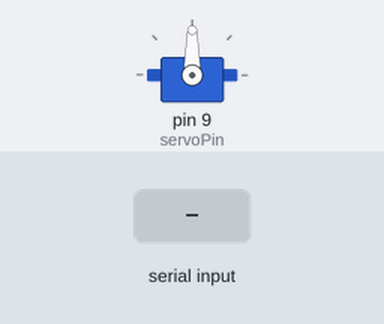
A sketch run on a simulated Arduino Uno, built with avr-gcc and run on an emulated ATmega328P. On the bench: servo. The inputs (shaded band) are chosen by the test bench.

Above: at 2.2 s.
2.3 s: "90,45\n" received over Serial
At 2.76 s:
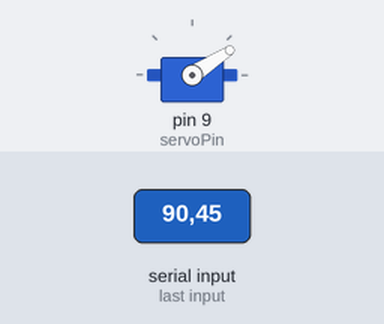
4.6 s: "30,150\n" received over Serial
At 6.58 s:
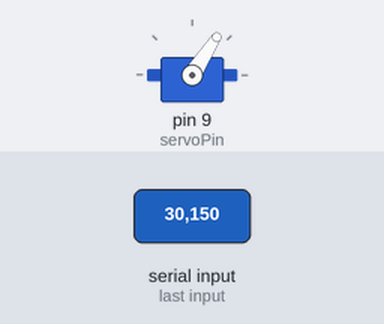
7.6 s: "1\n" received over Serial
At 8.06 s:
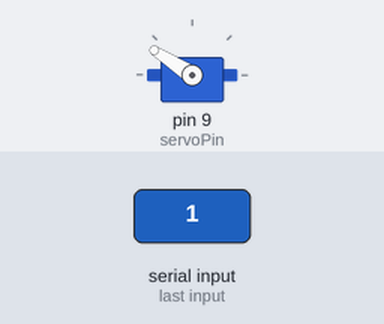
Timing chart, 0 to 10.6 s (numbered marks = the images above; inputs shaded):
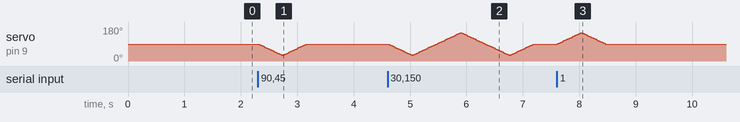

The sketch:

servo_control.ino
```cpp
#include <Servo.h>

Servo myservo;

#define servoPin 9


int value = 0;
int angle = 0;


void setup() {
  Serial.begin(9600);
  myservo.attach(servoPin);
  myservo.write(90);
  delay(1000);
}


void loop()
{
  if (Serial.available() > 0)
  {
    int value = char(Serial.read()) - '0';
    if (value == 1)
    {
      for (angle = 90; angle <= 150; angle += 1) {
      myservo.write(angle);
      delay(7);
      }
      for (angle = 150; angle >= 90; angle -= 1) {
      myservo.write(angle);
      delay(7);
      }
      //exit(0);
    }
    else if (value == 0)
    {
      for (angle = 90; angle >= 30; angle -= 1) {
      myservo.write(angle);
      delay(7);
      }
      for (angle = 30; angle <= 90; angle += 1) {
      myservo.write(angle);
      delay(7);
      }
      //exit(0);
    }
  }
}
```

Measured:
- after the input at 7.6 s, servo on pin 9 (servoPin): rises from 90° to 150° in 0.42 s, then falls to 90° in 0.43 s
